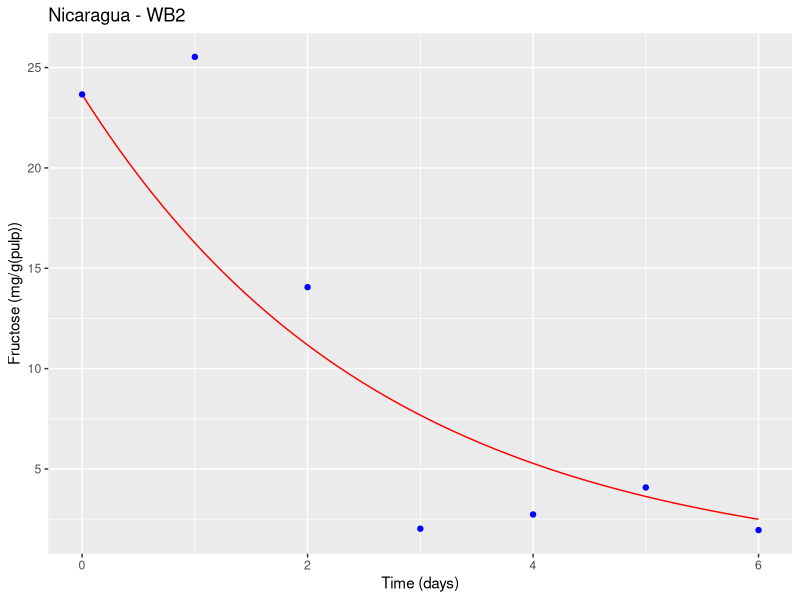
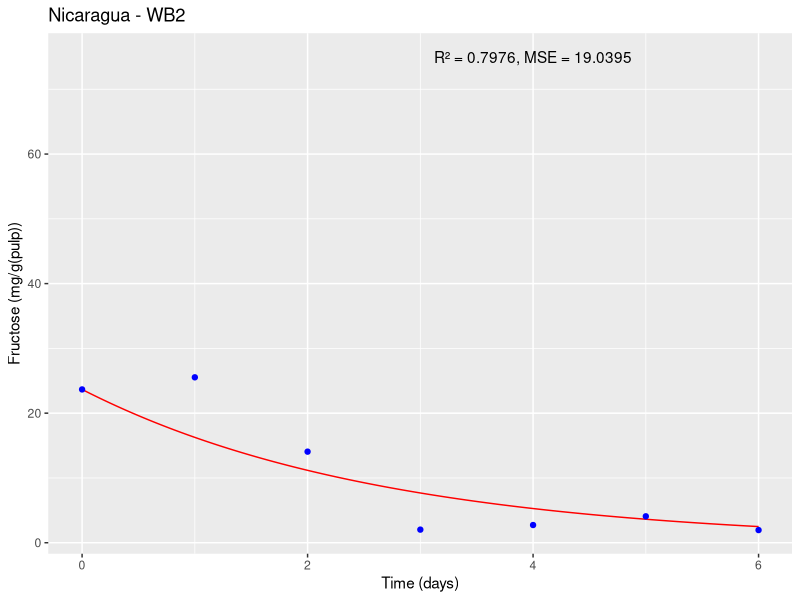
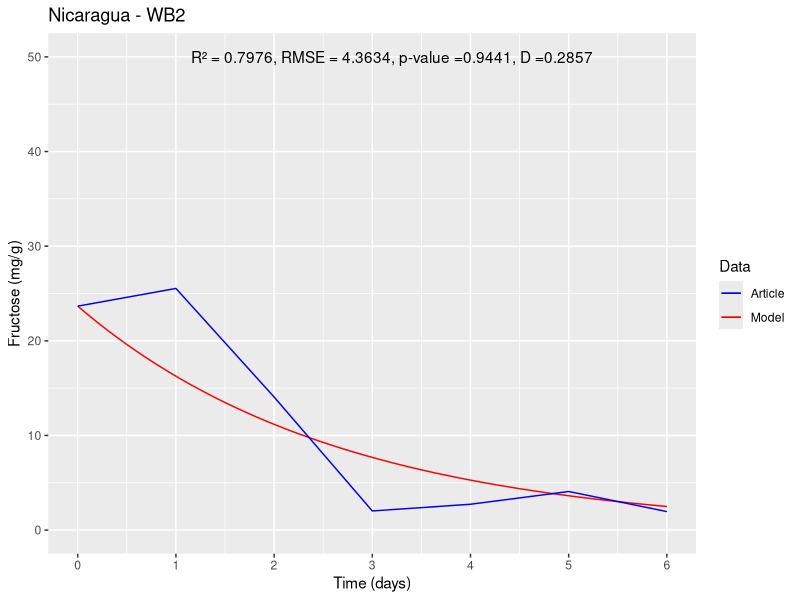

Generate these figures, in order, with R:
#Packages#
install.packages("deSolve")
install.packages("ggplot2")
#Libraries#
library(deSolve)
library(ggplot2)

state1<-c(y=23.663) #Initial state#
times1<-seq(0,6,1/10000) #6 days with 10000 intervals per day#
parameters1<-c(Y1=18.646,Y2=108.10) #Parameter values#
#Papalexandratou et al., 2019 Nicaragua <- Nicaragua - WB2#
#doi.org/10.1016/j.ijfoodmicro.2019.05.012#
#Nicaragua - WB2#

#(i). DATA TO FEED THE FRUCTOSE MODEL#

#nu1#
U<- 0.0757
f<- 23.663
K<-0.6584
L<-0.0306260
U1 <- (U*f/f+K*L)*L
U1
#nu2#
U2<- 0.1487
f2<- 23.663
K2<-0.6784
BAL2<-9.482E-05

U2 <- (U2*f2/f2+K2*BAL2)*BAL2
U2

#Differential equation#
ODE1<-function(times,state,parameters){ 
  y<-state[1] #inital state
  Y1<-parameters[1] #parameter 1
  Y2<-parameters[2] #parameter 2
  dy<--(Y1*U1/0.15)*y-(Y2*U2/0.15)*y #equation 
  res<-dy
  list(res)
}


#number solution#
solution1<-lsoda(state1, times1, ODE1, parameters1)

#(ii). EXPERIMENTAL DATA OF ARTICLE#

ts = c(0,24/24,48/24,72/24,96/24,120/24,144/24)
fru<-c(23.663,25.533,14.058,2.021,2.73,4.076,1.952)

#Graph#

df <- data.frame(time = solution1[,1], fructose = solution1[,2])
d<-ggplot() +
  geom_line(data = df, aes(x = time, y = fructose), color = "red") +
  geom_point(data = data.frame(time = ts, fructose = fru), aes(x = time, y = fructose), color = "blue") +
  xlab("Time (days)") + ylab("Fructose (mg/g(pulp))") +
  ggtitle("Nicaragua - WB2")
plot(d)


#Statistical validation#

#To statistically validate the mathematical model, various analysis tools can be used,
#but one of the most common is to compare the model results with experimental data and evaluate the quality of the fit.
#In this case, one can use the coefficient of determination (R²), the mean squared error (MSE), and the root mean square error (RMSE) as fitting measures#

#To calculate R², MSE, and RMSE, one can compare the values predicted by the model with
#the experimental data. First, extract the values predicted by the model at the same points 
#where the experimental measurements were taken, 
#using the approx() function in R:


pred <- approx(solution1[,1], solution1[,2], ts)$y

#Then, R², MSE, and RMSE can be calculated using the following formulas:
SSE <- sum((fru - pred)^2)
SST <- sum((fru - mean(fru))^2)
R2 <- 1 - SSE/SST
MSE <- SSE/length(fru)
RMSE <- sqrt(MSE)

#Where SSE is the sum of squared errors,
#SST is the total sum of squares,
#R² is the coefficient of determination, MSE is the mean squared error and RMSE is the root mean square error.

cat("R² = ", round(R2, 4), "\n")
cat("MSE = ", round(MSE, 4), "\n")
cat("RMSE = ", round(RMSE, 4), "\n")

#R² measures the proportion of total variation in the experimental data
#that is explained by the model. A value of R² close to 1 indicates a good fit of the model to the experimental data

#MSE measures the average of squared errors between experimental values
#and the values predicted by the model. A low MSE value indicates good predictive capability of the model.

#The root mean square error (RMSE) was determined, which quantifies the magnitude of deviation of simulated values from observed values.

d <- ggplot() +
  geom_line(data = df, aes(x = time, y = fructose), color = "red") +
  geom_point(data = data.frame(time = ts, fructose = fru), aes(x = time, y = fructose), color = "blue") +
  xlab("Time (days)") + ylab("Fructose (mg/g(pulp))") +
  ggtitle("Nicaragua - WB2") +
  annotate("text", x = 4, y = 75, label = paste0("R² = ", round(R2, 4), ", MSE = ", round(MSE, 4)))

plot(d)

#Two-sample Kolmogorov–Smirnov test - KS#
#Ho: The simulation results follow the same distribution of experimental data#
#Ha: The simulation results do not follow the same distribution of experimental data#
#Hypothesis test with an alpha of 0.05#
#to determine if there is a significant difference between the data and the exponential distribution#
#Hypothesis test
alpha <- 0.05

# Perform Kolmogorov-Smirnov test
ks_test <- ks.test(fru, pred)
ks_test

# Results Kolmogorov-Smirnov test
cat("Kolmogorov-Smirnov test:", "\n")
cat("Test statistic:", round(ks_test$statistic, 4), "\n")
cat("p-value:", round(ks_test$p.value, 4), "\n")

if (ks_test$p.value < alpha) {
  cat("The simulation results do not follow the same distribution of experimental data.\n")
} else {
  cat("The simulation results follow the same distribution of experimental data.\n")
}


#Final plot#
p_value <- round(ks_test$p.value, 4)
D <- round(ks_test$statistic, 4)

# First, define the colors we want to use for each element:
colors <- c(Model = "red", Article = "blue")

# Then the script is modified to assign a name to each geom and set the color scale manually
d <- ggplot() +
  geom_line(data = df, aes(x = time, y = fructose, color = "Model"), show.legend = TRUE) +
  geom_line(data = data.frame(time = ts, fructose = fru), aes(x = time, y = fructose, color = "Article"), show.legend = TRUE) +
  xlab("Time (days)") + ylab("Fructose (mg/g)") +
  ggtitle("Nicaragua - WB2") +
  annotate("text", x = 3.2, y = 50, label = paste0("R² = ", round(R2, 4), ", RMSE = ", round(RMSE, 4), ", p-value =", round(p_value, 4), ", D =", round(D, 4))) +
  labs(color = "Data") +  # Change the title of the legend
  scale_color_manual(values = colors) +
  scale_x_continuous(limits = c(0, 6), breaks = seq(0, 6, 1)) +  # x-axis boundaries and intervals between marks
  scale_y_continuous(limits = c(0, 50), breaks = seq(0, 50, 10))  # y-axis boundaries and intervals between marks


#PLOT#
print(d)
